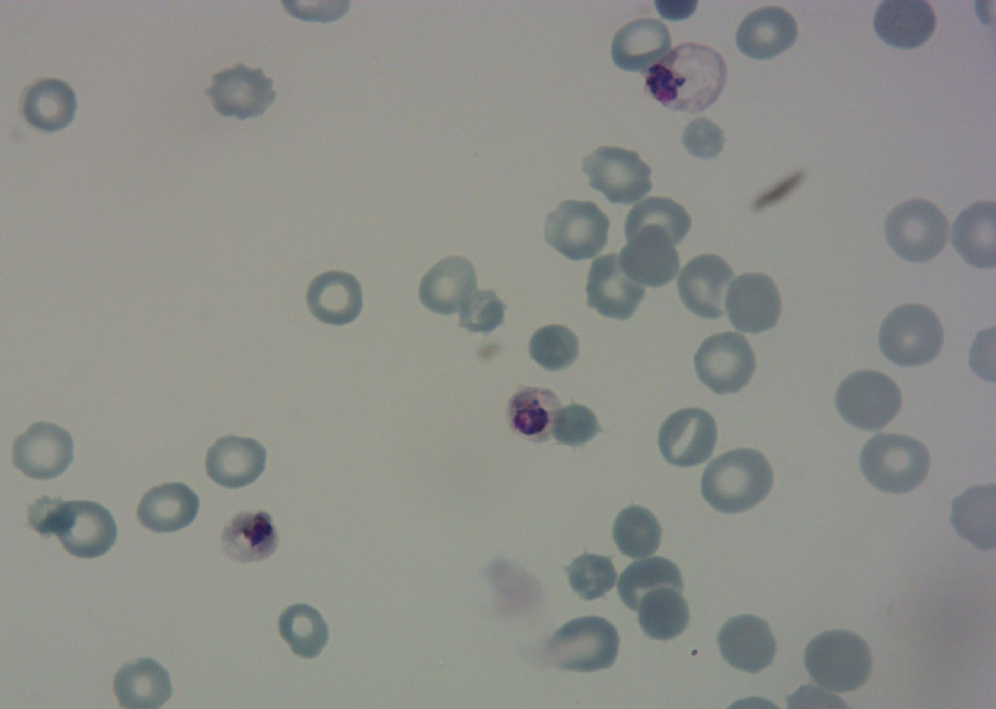
#> input picture ImageMal.jpg, 996 x 709 px, shrunk from 1944 x 1383 before the run
$ python -i stage1_watershed.py   (imports and definitions only)
#> lines starting #> are read from the running program, lines starting #| are printed output that depends on the picture; after the words box and inside, x2 and y2 are one past the last pixel; in counts of white or black regions, pixels touching at a corner belong together
#> further down, picture is the input picture: shape (709, 996, 3); mean B, G, R 138.1, 142.8, 141.2
"""
Phase3-PipelineB/stage1_watershed.py
======================================
Stage 1: Annotation-agnostic cell segmentation via distance-transform guided watershed.

Pipeline per image
------------------
  1. BGR → Grayscale
  2. Otsu threshold  → binary foreground mask (cells = white)
  3. Morphological opening  → remove small noise blobs
  4. Euclidean distance transform  → topology map of cell interiors
  5. Local-maxima detection  → one seed marker per cell centre
  6. Marker-based watershed  → instance-level cell separation
  7. Bounding-box extraction per labelled region
  8. 64×64 crop saved (reflect-padded if cell touches edge)

Two modes
---------
  --mode crops   : save every crop to --out-dir + write manifest.csv
                   (use this before Stage 2 training if you want to audit)
  --mode eval    : match watershed boxes against GT boxes (IoU ≥ 0.5),
                   report cell-recovery rate and dense-region recall

Usage (crops mode, for Stage 2 training audit):
    python Phase3-PipelineB/stage1_watershed.py \
        --json      data/malaria/training.json \
        --img-dir   data/malaria/images \
        --out-dir   data/crops \
        --mode      crops

Usage (eval mode, for paper metrics):
    python Phase3-PipelineB/stage1_watershed.py \
        --json      data/malaria/test.json \
        --img-dir   data/malaria/images \
        --mode      eval \
        --vis-dir   Phase3-PipelineB/results/watershed_vis \
        --n-vis     20

Kaggle paths:
    --json    /kaggle/input/bbbc041-malaria/malaria/training.json
    --img-dir /kaggle/input/bbbc041-malaria/malaria/images
"""

from __future__ import annotations

import argparse
import csv
import json
import sys
import time
from pathlib import Path
from typing import List, Tuple

import cv2
import numpy as np
from scipy import ndimage as ndi
from skimage.feature import peak_local_max
from skimage.segmentation import watershed
from tqdm import tqdm

# Project root on sys.path
PROJECT_ROOT = Path(__file__).resolve().parent.parent
sys.path.insert(0, str(PROJECT_ROOT))
from shared.label_map import LABEL_TO_INT, INT_TO_LABEL, CLASS_COLOUR_RGB

SKIP_LABELS = {"difficult"}
CROP_SIZE   = 64          # output crop dimension (pixels)
MIN_AREA    = 150         # discard watershed regions smaller than this (noise)
MIN_DIST    = 12          # peak_local_max min_distance (px) — smaller = more seeds = better separation
OPEN_KSIZE  = 3           # morphological opening kernel size — smaller preserves inter-cell gaps
DIST_THRESH = 0.25        # fraction of max distance → sure-foreground threshold — lower = more markers

# Core watershed routine
def watershed_cells(
    bgr: np.ndarray,
    min_area: int   = MIN_AREA,
    min_dist: int   = MIN_DIST,
    open_k: int     = OPEN_KSIZE,
    dist_thr: float = DIST_THRESH,
) -> List[Tuple[int, int, int, int]]:
    """
    Run the full watershed pipeline on one BGR image.

    Returns
    -------
    boxes : list of (x1, y1, x2, y2) in pixel coordinates — one per detected cell.
    """
#> called with min_area = 150, min_dist = 12, open_k = 3, dist_thr = 0.25
    gray = cv2.cvtColor(bgr, cv2.COLOR_BGR2GRAY)

    # Step 1 — Otsu threshold
    # Cells are darker than the pinkish background in Giemsa stain.
    # THRESH_BINARY_INV makes cells = 255 (foreground), background = 0.
    _, binary = cv2.threshold(
        gray, 0, 255,
        cv2.THRESH_BINARY_INV + cv2.THRESH_OTSU
    )
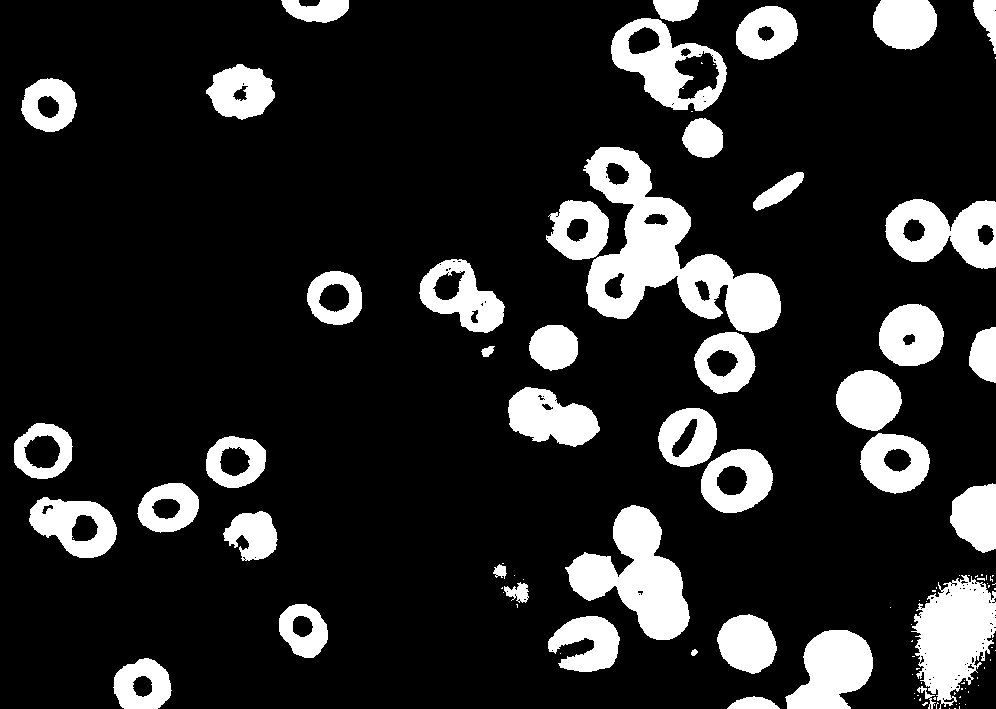
#> binary: shape (709, 996); 15.8% white; 104 white regions (61 under 20 px), largest, box (x1, y1, x2, y2) and area: (583, 147, 781, 333) 14420, (565, 505, 690, 640) 8181, (911, 575, 996, 709) 6924

    # Step 2 — Morphological opening (remove thin noise filaments)
    kernel = cv2.getStructuringElement(cv2.MORPH_ELLIPSE, (open_k, open_k))
    opened = cv2.morphologyEx(binary, cv2.MORPH_OPEN, kernel, iterations=2)
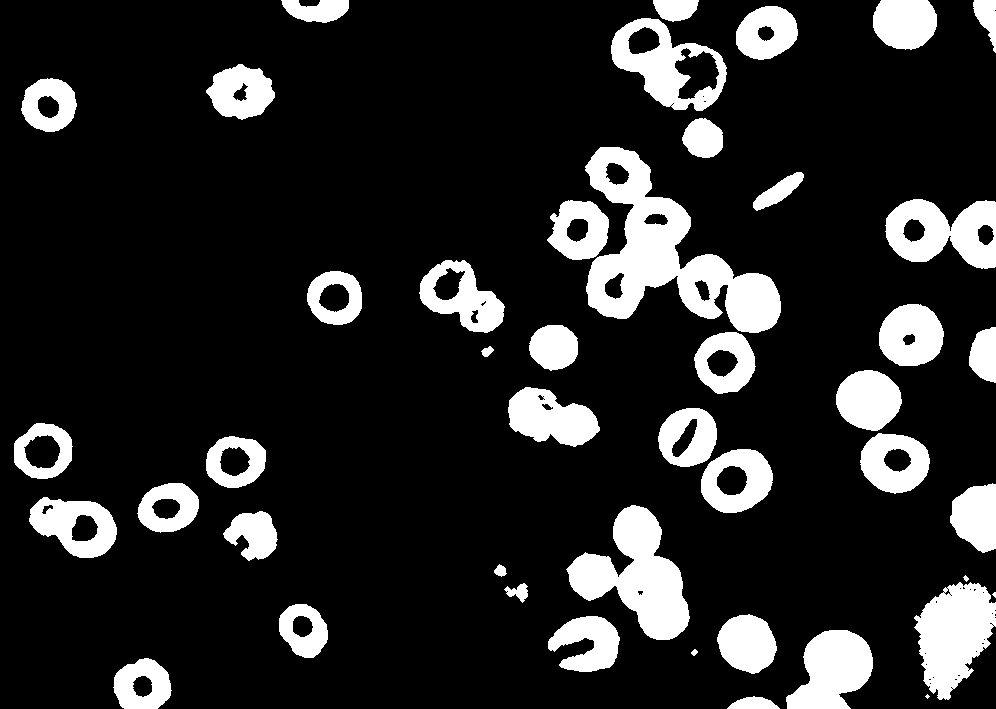
#> opened: shape (709, 996); 15.6% white; 45 white regions (2 under 20 px), largest, box (x1, y1, x2, y2) and area: (585, 147, 781, 333) 14369, (566, 505, 690, 640) 8154, (914, 582, 996, 700) 6231

    # Step 3 — Distance transform
    dist   = ndi.distance_transform_edt(opened)
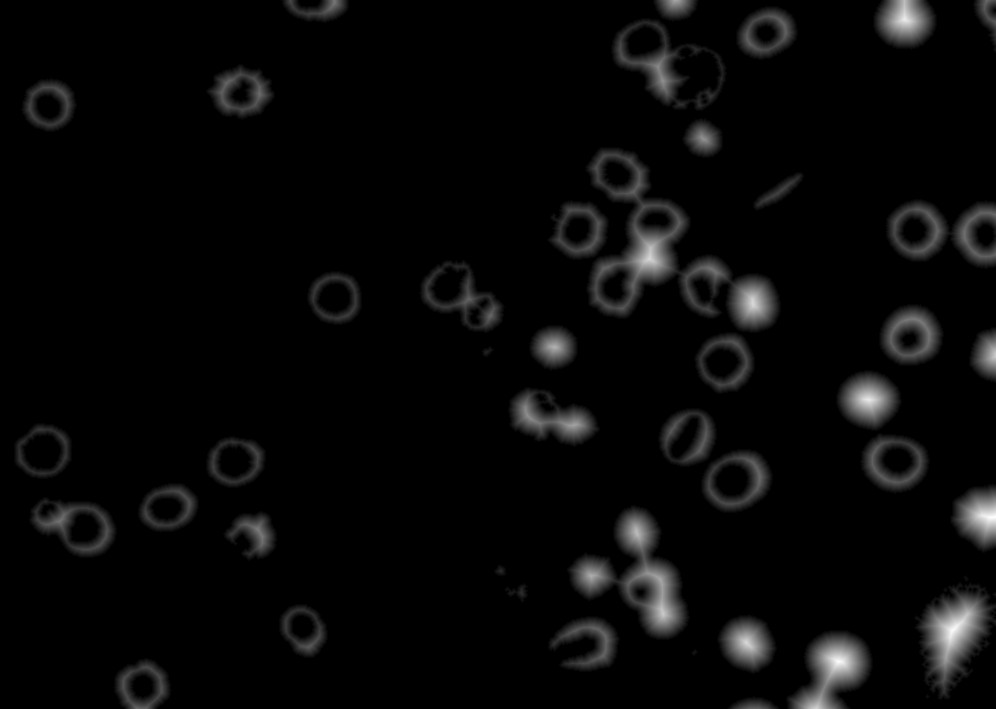
#> dist: shape (709, 996) float64; min 0, max 32.28, mean 1.1; drawn with min black and max white

    # Step 4 — Sure foreground via local maxima (one seed per cell)
    # peak_local_max returns coordinates of maxima separated by ≥ min_dist px.
    coords  = peak_local_max(dist, min_distance=min_dist,
                              threshold_abs=dist_thr * dist.max() if dist.max() > 0 else 1,
                              labels=opened.astype(bool))
#> coords = 70 pairs, first value 12 to 696, second value 29 to 983
    mask    = np.zeros(dist.shape, dtype=bool)
    mask[tuple(coords.T)] = True

    # Step 5 — Label seeds, then watershed
    markers, _ = ndi.label(mask)
    labels      = watershed(-dist, markers, mask=opened.astype(bool), compactness=0.1)
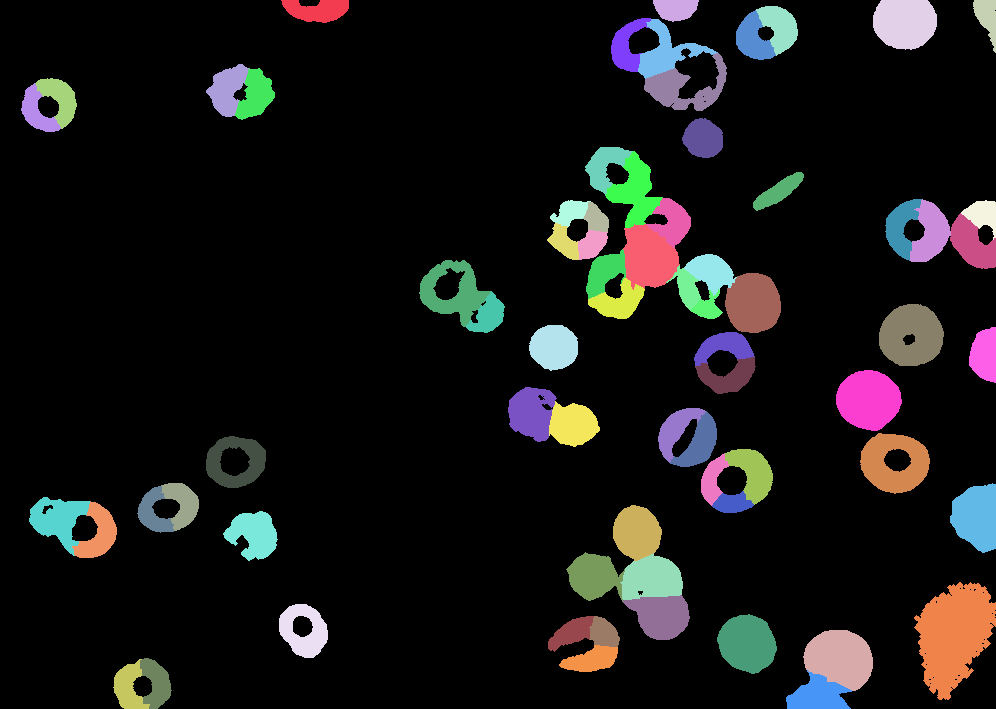
#> labels: shape (709, 996) int32; 71 distinct labels, from 0 to 70; one colour per label, 0 black

    # Step 6 — Bounding boxes from labelled regions
    boxes: List[Tuple[int, int, int, int]] = []
    h, w = bgr.shape[:2]
#> h = 709; w = 996
    for region_id in range(1, labels.max() + 1):
        ys, xs = np.where(labels == region_id)
        if len(ys) < min_area:
            continue
        x1, y1 = int(xs.min()), int(ys.min())
        x2, y2 = int(xs.max()), int(ys.max())
        # sanity check — skip degenerate boxes
        if x2 <= x1 or y2 <= y1:
            continue
        boxes.append((x1, y1, x2, y2))
#> this loop made 70 passes
#> (x1, y1, x2, y2) on passes 1 to 12: (281, 0, 348, 22), (653, 0, 698, 21), (973, 0, 995, 52), (873, 0, 936, 49), (756, 6, 797, 55), (736, 10, 775, 59), (611, 18, 650, 71), (638, 19, 717, 78), (644, 53, 726, 110), (206, 64, 248, 116), (35, 78, 76, 128), (235, 68, 274, 119)
#> after the loop, boxes = 70 items, first 6: (281, 0, 348, 22), (653, 0, 698, 21), (973, 0, 995, 52), (873, 0, 936, 49), (756, 6, 797, 55), (736, 10, 775, 59)

    return boxes

# Crop extraction helpers
# [266 lines left out: functions extract_crop, iou, match_gt, parse_json, draw_watershed_vis, run_crops and 3 more, not called in this run]

# [2 lines not run here, left out]

>>> import cv2
>>> picture = cv2.imread('../ImageMal.jpg')
>>> result = watershed_cells(picture)
#> result has the same summary as boxes in watershed_cells
